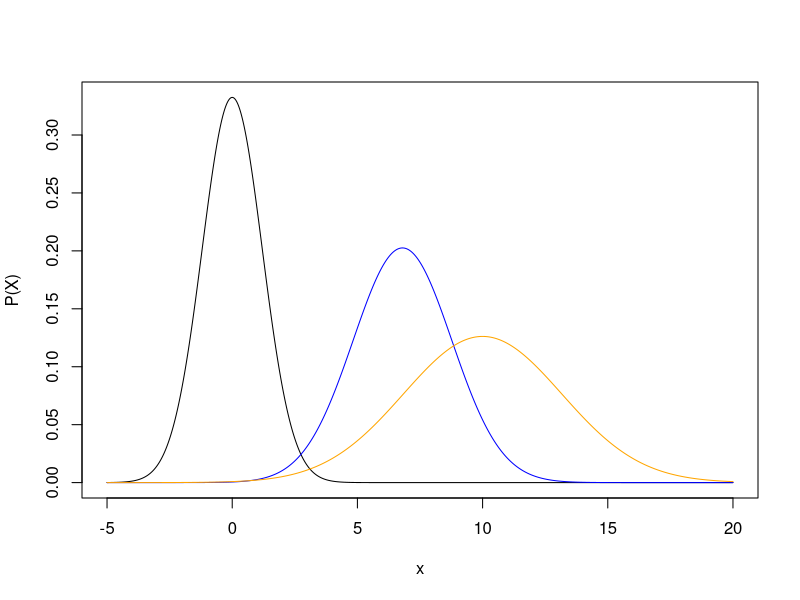

The R source for this figure:
#This code generates three gaussian probability density plots for three
#variables of different mean and standard deviations

gausspdensity <- function(X, mu, var) {
return(exp(-(X-mu)^2/(2*var))/sqrt(2*pi*var))}
X <- seq(-5, 20, length=1000)
plot(X, gausspdensity(X, 0,1.44), type="l", xlab="x", ylab="P(X)", col="black")
lines(X, gausspdensity(X, 6.8, 3.88), col="blue")
lines(X, gausspdensity(X, 10, 10), col="orange")
